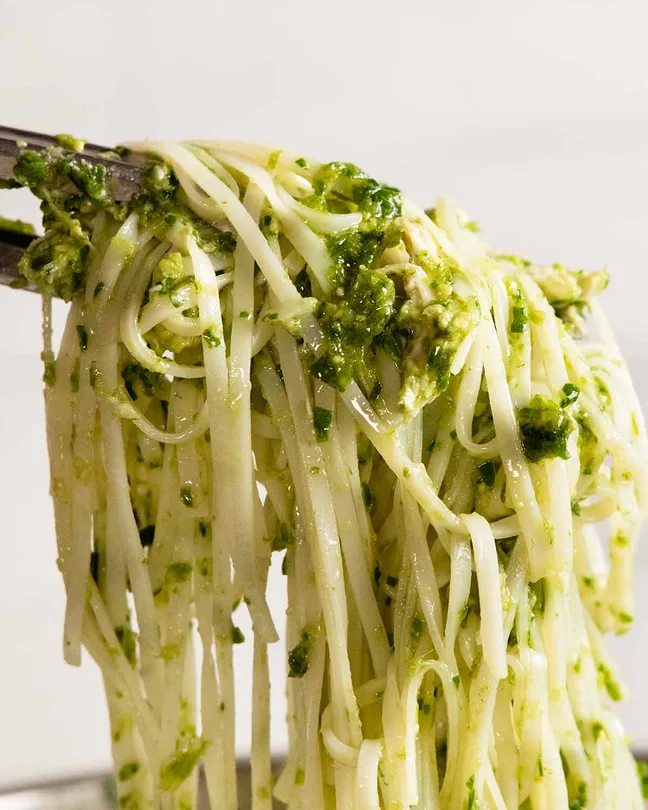
#> input picture 01_Image_Basics/images/noodles.webp, 648 x 810 px, found by its file name
$ python L13.py
#> lines starting #> are read from the running program, lines starting #| are printed output that depends on the picture
# Task 1
# Load the same image twice.
# Display both.
import cv2
import matplotlib.pyplot as plt

img1 = cv2.imread("01_Image_Basics/images/noodles.webp")
#> img1 is the input picture: shape (810, 648, 3); mean B, G, R 131.6, 181, 190.5
img2 = cv2.imread("01_Image_Basics/images/noodles.webp")

img1 = cv2.cvtColor(img1, cv2.COLOR_BGR2RGB)
img2 = cv2.cvtColor(img2, cv2.COLOR_BGR2RGB)

gray1 = cv2.cvtColor(img1, cv2.COLOR_RGB2GRAY)
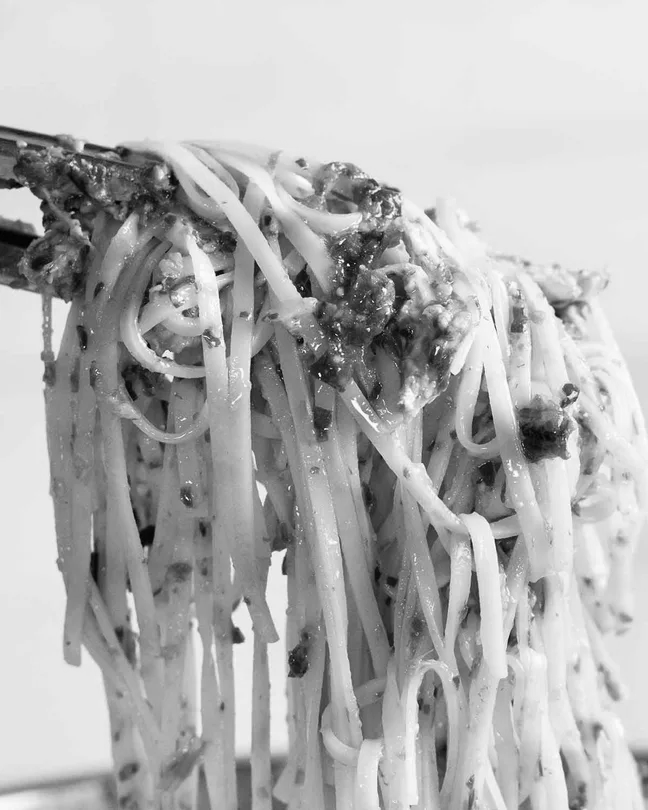
#> gray1: shape (810, 648); min 1, max 254, mean 178.2
gray2 = cv2.cvtColor(img2, cv2.COLOR_RGB2GRAY)
plt.imshow(img1, cmap="gray")
plt.title("Image1")
plt.axis("off")
plt.show()
plt.imshow(img2, cmap="gray")
plt.title("Image2")
plt.axis("off")
plt.show()
# Task 2
# Detect ORB features.
orb = cv2.ORB_create()
kp1, des1 = orb.detectAndCompute(gray1, None)
#> kp1 = 500 keypoints; strongest (x, y, size): (216, 272, 31), (216, 275, 31), (319, 373, 31), (216, 274, 44.6)
kp2, des2 = orb.detectAndCompute(gray2, None)
#> kp2 has the same summary as kp1
# Print
print(len(kp1))
#| 500
print(len(kp2))
#| 500

# Task 3
# Match using BFMatcher.
bf = cv2.BFMatcher(
    cv2.NORM_HAMMING,
    crossCheck=True
)
matches = bf.match(
    des1,
    des2
)
#> matches = 500 matches
matches = sorted(
    matches,
    key=lambda x: x.distance
)
# Sort by distance.
# Print:
print(matches)
#> (printed output is left out)
# Task 4
# Draw the best 30 matches.
matched = cv2.drawMatches(
    img1,
    kp1,
    img2,
    kp2,
    matches[:40],
    None,
    flags=2
)
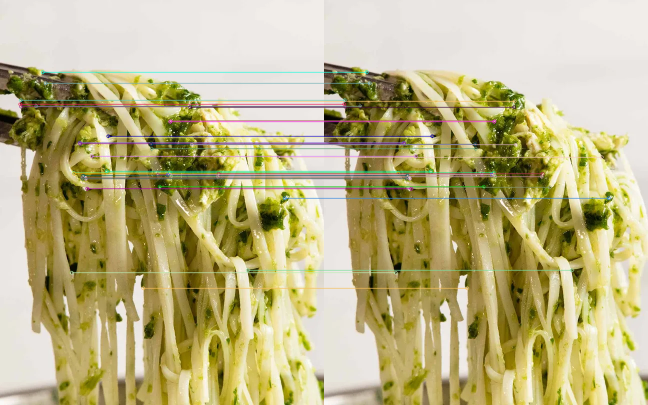
#> matched: shape (810, 1296, 3) (shown at 1/2 size); mean R, G, B 189.5, 180.3, 132.8
# Display.
matched = cv2.drawMatches(
    img1,
    kp1,
    img2,
    kp2,
    matches[:30],
    None,
    flags=2
)
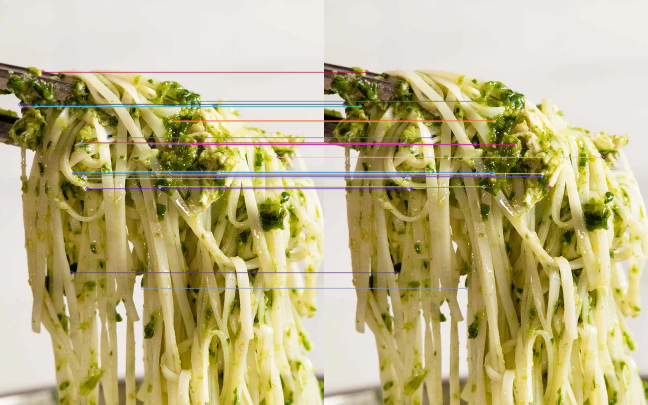
#> matched: shape (810, 1296, 3) (shown at 1/2 size); mean R, G, B 189.9, 180.2, 132.8

plt.figure(figsize=(15,8))
plt.imshow(matched)
plt.axis("off")
plt.show()
# Task 5
# Rotate one image by 30
h, w = img2.shape[:2]
#> h = 810; w = 648
matrix = cv2.getRotationMatrix2D(
    (w//2, h//2),
    30,
    1
)
rotated = cv2.warpAffine(
    img2,
    matrix,
    (w,h)
)
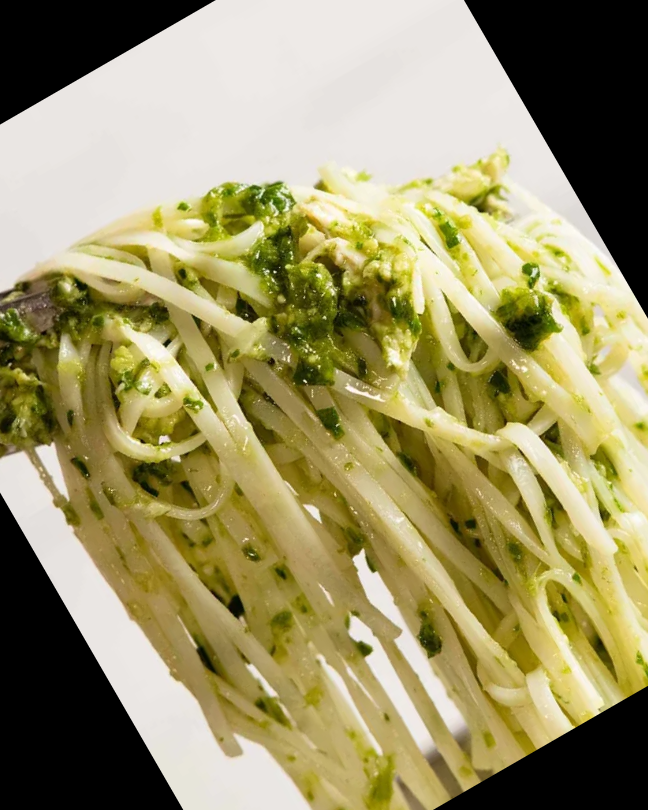
#> rotated: shape (810, 648, 3); mean R, G, B 156.1, 147.6, 103.3
# Match again.
kp_rot, des_rot = orb.detectAndCompute(
    rotated,
    None
)
#> kp_rot = 500 keypoints; strongest (x, y, size): (165, 346, 31), (164, 344, 37.2), (166, 344, 44.6), (163, 344, 31)
matches = bf.match(
    des1,
    des_rot
)
#> matches = 332 matches
matches = sorted(
    matches,
    key=lambda x: x.distance
)
# Display.
matched = cv2.drawMatches(
    img1,
    kp1,
    rotated,
    kp_rot,
    matches[:40],
    None,
    flags=2
)
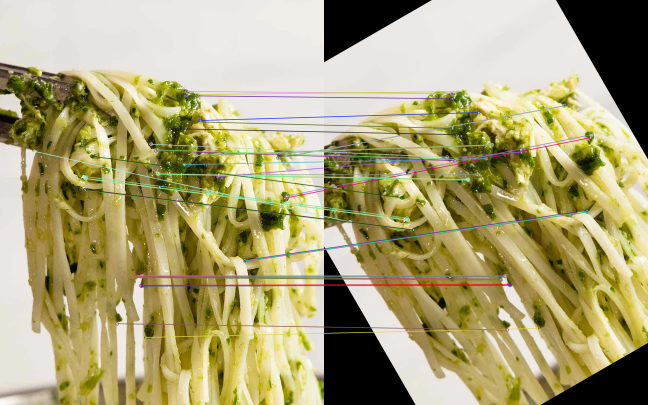
#> matched: shape (810, 1296, 3) (shown at 1/2 size); mean R, G, B 172.2, 163.4, 118.4
plt.figure(figsize=(15,8))
plt.imshow(matched)
plt.axis("off")
plt.show()
# Task 6
# Use KNN matching.
bf = cv2.BFMatcher(
    cv2.NORM_HAMMING
)
matches = bf.knnMatch(
    des1,
    des2,
    k=2
)
#> matches = 500 matches
# Apply Lowe's ratio test.
good = []

for m, n in matches:

    if m.distance < 0.75 * n.distance:

        good.append(m)
#> after the loop, good = 500 matches
# Display only good matches.

matched = cv2.drawMatches(
    img1,
    kp1,
    img2,
    kp2,
    good,
    None,
    flags=2
)
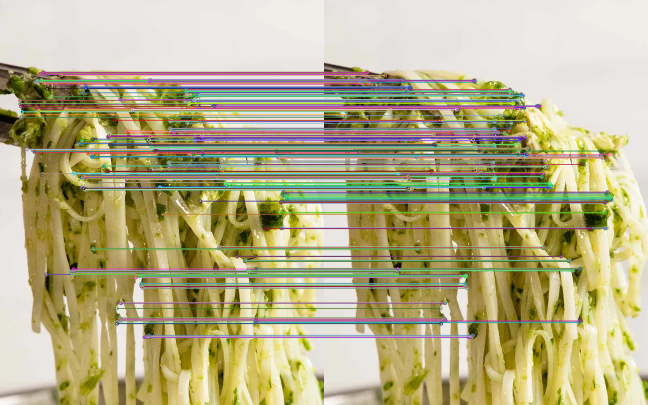
#> matched: shape (810, 1296, 3) (shown at 1/2 size); mean R, G, B 183, 175.5, 135.8
plt.figure(figsize=(15,8))
plt.imshow(matched)
plt.axis("off")
plt.show()

# Task 7
# Compare:
# BFMatcher
# Ratio Test
# Which produces cleaner matches?
# The Ratio Test (applied on top of a Brute-Force Matcher using
# k-nearest neighbors) produces significantly cleaner matches
# than a standard BFMatcher alone.
# Why?
# Distinctiveness Check
# Ambiguity Rejection
